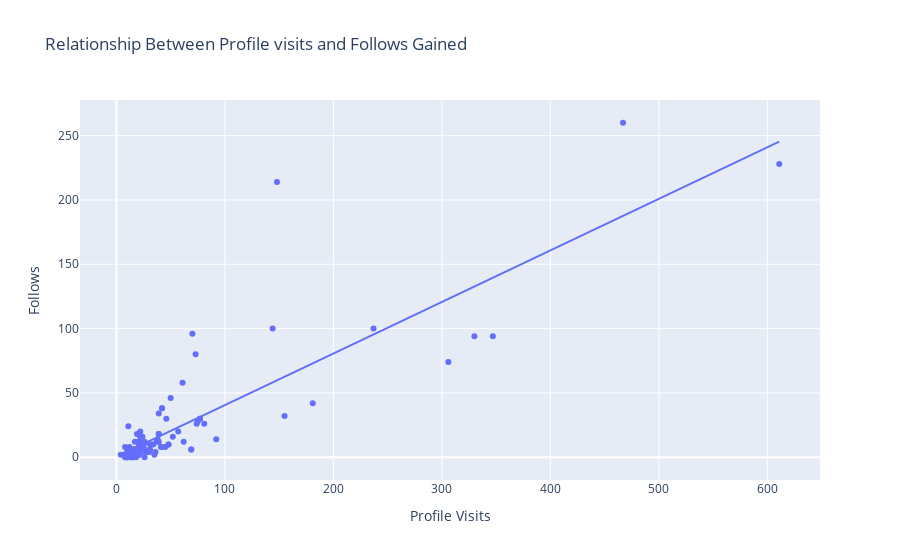

The cell this chart's notebook holds for it:
### Code cell
PV = px.scatter(data_frame=df,x="Profile Visits",y="Follows",trendline="ols",title="Relationship Between Profile visits and Follows Gained")
PV.show()

### Figure 1 — Plotly figure (JSON) as saved in the notebook; plotly's stock layout.template omitted (floating-point values rounded to 4 significant figures)
{"data": [{"hovertemplate": "Profile Visits=%{x}<br>Follows=%{y}<extra></extra>", "legendgroup": "", "marker": {"color": "#636efa", "symbol": "circle"}, "mode": "markers", "name": "", "orientation": "v", "showlegend": false, "type": "scatter", "x": [35, 48, 62, 23, 8, 9, 26, 12, 36, 31, 29, 15, 8, 20, 181, 17, 16, 21, 77, 10, 9, 11, 144, 14, 10, 19, 69, 11, 19, 9, 57, 13, 11, 24, 81, 4, 7, 14, 18, 8, 330, 21, 19, 32, 19, 21, 14, 30, 39, 42, 31, 20, 12, 22, 306, 13, 26, 16, 15, 15, 39, 21, 8, 45, 50, 37, 25, 347, 26, 48, 16, 26, 17, 52, 22, 41, 155, 12, 22, 20, 23, 25, 17, 16, 21, 77, 10, 14, 30, 39, 42, 31, 14, 10, 19, 69, 11, 19, 9, 38, 42, 92, 75, 21, 26, 39, 74, 467, 24, 70, 22, 46, 61, 237, 73, 20, 34, 148, 611], "xaxis": "x", "y": [2, 10, 12, 8, 0, 2, 0, 6, 4, 6, 4, 0, 2, 4, 42, 6, 2, 2, 30, 0, 0, 24, 100, 2, 4, 6, 6, 6, 2, 2, 20, 2, 4, 8, 26, 2, 2, 4, 0, 2, 94, 8, 18, 10, 4, 4, 4, 4, 18, 38, 10, 12, 4, 4, 74, 0, 6, 6, 0, 6, 12, 10, 8, 8, 46, 12, 10, 94, 6, 10, 6, 4, 12, 16, 12, 8, 32, 8, 16, 6, 10, 10, 6, 2, 2, 30, 0, 4, 4, 18, 38, 10, 2, 4, 6, 6, 6, 2, 2, 14, 8, 14, 28, 18, 12, 34, 26, 260, 16, 96, 20, 30, 58, 100, 80, 18, 10, 214, 228], "yaxis": "y"}, {"hovertemplate": "<b>OLS trendline</b><br>Follows = 0.400884 * Profile Visits + 0.46283<br>R<sup>2</sup>=0.727868<br><br>Profile Visits=%{x}<br>Follows=%{y} <b>(trend)</b><extra></extra>", "legendgroup": "", "marker": {"color": "#636efa", "symbol": "circle"}, "mode": "lines", "name": "", "showlegend": false, "type": "scatter", "x": [4, 7, 8, 8, 8, 8, 9, 9, 9, 9, 10, 10, 10, 10, 11, 11, 11, 11, 12, 12, 12, 13, 13, 14, 14, 14, 14, 14, 15, 15, 15, 16, 16, 16, 16, 17, 17, 17, 18, 19, 19, 19, 19, 19, 19, 20, 20, 20, 20, 21, 21, 21, 21, 21, 21, 22, 22, 22, 22, 23, 23, 24, 24, 25, 25, 26, 26, 26, 26, 26, 29, 30, 30, 31, 31, 31, 32, 34, 35, 36, 37, 38, 39, 39, 39, 39, 41, 42, 42, 42, 45, 46, 48, 48, 50, 52, 57, 61, 62, 69, 69, 70, 73, 74, 75, 77, 77, 81, 92, 144, 148, 155, 181, 237, 306, 330, 347, 467, 611], "xaxis": "x", "y": [2.066, 3.269, 3.67, 3.67, 3.67, 3.67, 4.071, 4.071, 4.071, 4.071, 4.472, 4.472, 4.472, 4.472, 4.873, 4.873, 4.873, 4.873, 5.273, 5.273, 5.273, 5.674, 5.674, 6.075, 6.075, 6.075, 6.075, 6.075, 6.476, 6.476, 6.476, 6.877, 6.877, 6.877, 6.877, 7.278, 7.278, 7.278, 7.679, 8.08, 8.08, 8.08, 8.08, 8.08, 8.08, 8.481, 8.481, 8.481, 8.481, 8.881, 8.881, 8.881, 8.881, 8.881, 8.881, 9.282, 9.282, 9.282, 9.282, 9.683, 9.683, 10.08, 10.08, 10.48, 10.48, 10.89, 10.89, 10.89, 10.89, 10.89, 12.09, 12.49, 12.49, 12.89, 12.89, 12.89, 13.29, 14.09, 14.49, 14.89, 15.3, 15.7, 16.1, 16.1, 16.1, 16.1, 16.9, 17.3, 17.3, 17.3, 18.5, 18.9, 19.71, 19.71, 20.51, 21.31, 23.31, 24.92, 25.32, 28.12, 28.12, 28.52, 29.73, 30.13, 30.53, 31.33, 31.33, 32.93, 37.34, 58.19, 59.79, 62.6, 73.02, 95.47, 123.1, 132.8, 139.6, 187.7, 245.4], "yaxis": "y"}], "layout": {"legend": {"tracegroupgap": 0}, "title": {"text": "Relationship Between Profile visits and Follows Gained"}, "xaxis": {"anchor": "y", "domain": [0, 1], "title": {"text": "Profile Visits"}}, "yaxis": {"anchor": "x", "domain": [0, 1], "title": {"text": "Follows"}}}}
